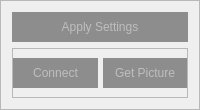
                              <widget class="QFrame" name="frame_11">
                               <property name="frameShape">
                                <enum>QFrame::StyledPanel</enum>
                               </property>
                               <property name="frameShadow">
                                <enum>QFrame::Raised</enum>
                               </property>
                               <layout class="QVBoxLayout" name="verticalLayout_70">
                                <item>
                                 <widget class="QPushButton" name="camera_setting_apply_btn">
                                  <property name="enabled">
                                   <bool>false</bool>
                                  </property>
                                  <property name="minimumSize">
                                   <size>
                                    <width>0</width>
                                    <height>30</height>
                                   </size>
                                  </property>
                                  <property name="maximumSize">
                                   <size>
                                    <width>16777215</width>
                                    <height>30</height>
                                   </size>
                                  </property>
                                  <property name="cursor">
                                   <cursorShape>PointingHandCursor</cursorShape>
                                  </property>
                                  <property name="styleSheet">
                                   <string notr="true">QPushButton{
background: #1C95D8;
border: Transparent;
}

QPushButton:disabled {
    background-color: #8D8D8D;
}

QPushButton:pressed {
	background-color: rgb(0, 0, 0);
}</string>
                                  </property>
                                  <property name="text">
                                   <string>Apply Settings</string>
                                  </property>
                                 </widget>
                                </item>
                                <item>
                                 <widget class="QFrame" name="frame_99">
                                  <property name="minimumSize">
                                   <size>
                                    <width>0</width>
                                    <height>50</height>
                                   </size>
                                  </property>
                                  <property name="frameShape">
                                   <enum>QFrame::StyledPanel</enum>
                                  </property>
                                  <property name="frameShadow">
                                   <enum>QFrame::Raised</enum>
                                  </property>
                                  <layout class="QHBoxLayout" name="horizontalLayout_12">
                                   <property name="spacing">
                                    <number>5</number>
                                   </property>
                                   <property name="leftMargin">
                                    <number>0</number>
                                   </property>
                                   <property name="topMargin">
                                    <number>0</number>
                                   </property>
                                   <property name="rightMargin">
                                    <number>0</number>
                                   </property>
                                   <property name="bottomMargin">
                                    <number>0</number>
                                   </property>
                                   <item>
                                    <widget class="QPushButton" name="camera_setting_connect_btn">
                                     <property name="enabled">
                                      <bool>false</bool>
                                     </property>
                                     <property name="minimumSize">
                                      <size>
                                       <width>0</width>
                                       <height>30</height>
                                      </size>
                                     </property>
                                     <property name="maximumSize">
                                      <size>
                                       <width>16777215</width>
                                       <height>30</height>
                                      </size>
                                     </property>
                                     <property name="cursor">
                                      <cursorShape>PointingHandCursor</cursorShape>
                                     </property>
                                     <property name="styleSheet">
                                      <string notr="true">QPushButton{
background: #78AD40;
border: Transparent;
}

QPushButton:disabled {
    background-color: #8D8D8D;
}

QPushButton:pressed {
	background-color: rgb(0, 0, 0);
}</string>
                                     </property>
                                     <property name="text">
                                      <string>Connect</string>
                                     </property>
                                    </widget>
                                   </item>
                                   <item>
                                    <widget class="QPushButton" name="camera_setting_getpic_btn">
                                     <property name="enabled">
                                      <bool>false</bool>
                                     </property>
                                     <property name="minimumSize">
                                      <size>
                                       <width>0</width>
                                       <height>30</height>
                                      </size>
                                     </property>
                                     <property name="maximumSize">
                                      <size>
                                       <width>16777215</width>
                                       <height>30</height>
                                      </size>
                                     </property>
                                     <property name="cursor">
                                      <cursorShape>PointingHandCursor</cursorShape>
                                     </property>
                                     <property name="styleSheet">
                                      <string notr="true">QPushButton{
background: #78AD40;
border: Transparent;
}

QPushButton:disabled {
    background-color: #8D8D8D;
}

QPushButton:pressed {
	background-color: rgb(0, 0, 0);
}</string>
                                     </property>
                                     <property name="text">
                                      <string>Get Picture</string>
                                     </property>
                                    </widget>
                                   </item>
                                  </layout>
                                 </widget>
                                </item>
                               </layout>
                              </widget>
